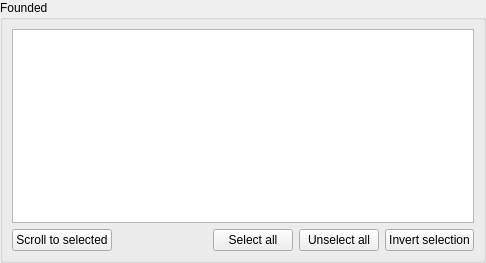
<?xml version="1.0" encoding="UTF-8"?>
<ui version="4.0">
 <class>FoundedListWidget</class>
 <widget class="QWidget" name="FoundedListWidget">
  <property name="geometry">
   <rect>
    <x>0</x>
    <y>0</y>
    <width>486</width>
    <height>263</height>
   </rect>
  </property>
  <layout class="QGridLayout" name="layoutMain">
   <property name="leftMargin">
    <number>0</number>
   </property>
   <property name="topMargin">
    <number>0</number>
   </property>
   <property name="rightMargin">
    <number>0</number>
   </property>
   <property name="bottomMargin">
    <number>0</number>
   </property>
   <item row="0" column="0">
    <widget class="QGroupBox" name="gbFounded">
     <property name="title">
      <string>Founded</string>
     </property>
     <layout class="QVBoxLayout" name="layoutFounded">
      <property name="leftMargin">
       <number>9</number>
      </property>
      <property name="topMargin">
       <number>9</number>
      </property>
      <property name="rightMargin">
       <number>9</number>
      </property>
      <item>
       <widget class="CheckedListWidget" name="lwFounded">
        <property name="alternatingRowColors">
         <bool>true</bool>
        </property>
       </widget>
      </item>
      <item>
       <layout class="QHBoxLayout" name="layoutSelection">
        <item>
         <widget class="QPushButton" name="bScrollToChecked">
          <property name="text">
           <string>Scroll to selected</string>
          </property>
         </widget>
        </item>
        <item>
         <spacer name="spacerSelection">
          <property name="orientation">
           <enum>Qt::Horizontal</enum>
          </property>
          <property name="sizeHint" stdset="0">
           <size>
            <width>40</width>
            <height>20</height>
           </size>
          </property>
         </spacer>
        </item>
        <item>
         <widget class="QPushButton" name="bSelectAll">
          <property name="text">
           <string>Select all</string>
          </property>
         </widget>
        </item>
        <item>
         <widget class="QPushButton" name="bUnselectAll">
          <property name="text">
           <string>Unselect all</string>
          </property>
         </widget>
        </item>
        <item>
         <widget class="QPushButton" name="bInvertSelection">
          <property name="text">
           <string>Invert selection</string>
          </property>
         </widget>
        </item>
       </layout>
      </item>
     </layout>
    </widget>
   </item>
  </layout>
 </widget>
 <customwidgets>
  <customwidget>
   <class>CheckedListWidget</class>
   <extends>QListWidget</extends>
   <header>widgets/checkedlistwidget.h</header>
  </customwidget>
 </customwidgets>
 <resources/>
 <connections/>
</ui>
